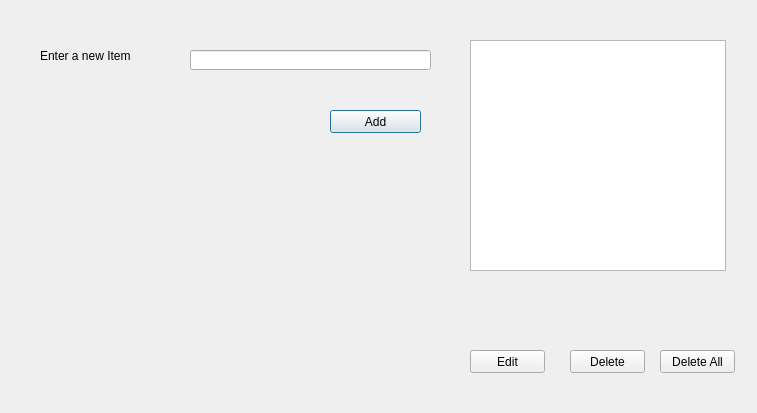
<?xml version="1.0" encoding="UTF-8"?>
<ui version="4.0">
 <class>Dialog</class>
 <widget class="QDialog" name="Dialog">
  <property name="geometry">
   <rect>
    <x>0</x>
    <y>0</y>
    <width>757</width>
    <height>413</height>
   </rect>
  </property>
  <property name="windowTitle">
   <string>Dialog</string>
  </property>
  <widget class="QLabel" name="label">
   <property name="geometry">
    <rect>
     <x>40</x>
     <y>40</y>
     <width>111</width>
     <height>31</height>
    </rect>
   </property>
   <property name="text">
    <string>Enter a new Item</string>
   </property>
  </widget>
  <widget class="QLineEdit" name="lineEditItem">
   <property name="geometry">
    <rect>
     <x>190</x>
     <y>50</y>
     <width>241</width>
     <height>20</height>
    </rect>
   </property>
  </widget>
  <widget class="QListWidget" name="listWidget">
   <property name="geometry">
    <rect>
     <x>470</x>
     <y>40</y>
     <width>256</width>
     <height>231</height>
    </rect>
   </property>
  </widget>
  <widget class="QPushButton" name="pushButtonAdd">
   <property name="geometry">
    <rect>
     <x>330</x>
     <y>110</y>
     <width>91</width>
     <height>23</height>
    </rect>
   </property>
   <property name="text">
    <string>Add</string>
   </property>
  </widget>
  <widget class="QPushButton" name="pushButtonEdit">
   <property name="geometry">
    <rect>
     <x>470</x>
     <y>350</y>
     <width>75</width>
     <height>23</height>
    </rect>
   </property>
   <property name="text">
    <string>Edit</string>
   </property>
  </widget>
  <widget class="QPushButton" name="pushButtonDelete">
   <property name="geometry">
    <rect>
     <x>570</x>
     <y>350</y>
     <width>75</width>
     <height>23</height>
    </rect>
   </property>
   <property name="text">
    <string>Delete</string>
   </property>
  </widget>
  <widget class="QPushButton" name="pushButtonDeleteAll">
   <property name="geometry">
    <rect>
     <x>660</x>
     <y>350</y>
     <width>75</width>
     <height>23</height>
    </rect>
   </property>
   <property name="text">
    <string>Delete All</string>
   </property>
  </widget>
 </widget>
 <resources/>
 <connections/>
</ui>
